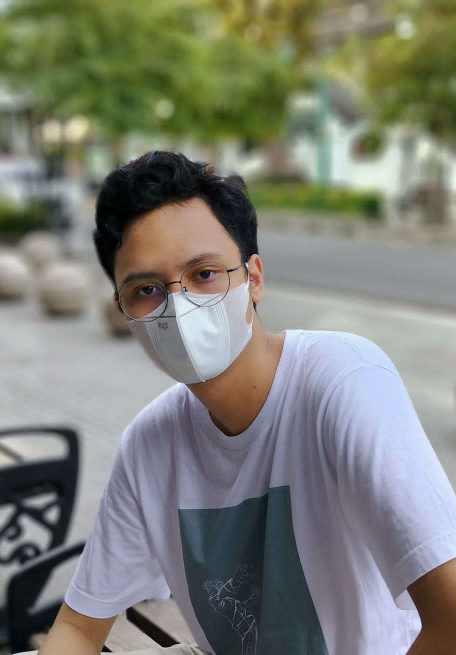
#> input picture Watermark/Farhan.jpg, 912 x 1310 px (shown at 1/2 size)
$ python watermark.py
#> lines starting #> are read from the running program, lines starting #| are printed output that depends on the picture
import numpy as np
import cv2

# Membuat watermark
def create_watermark(source_width, source_height, k_factor, seed):
    # Men-generate seed yang akan digunakan
    np.random.seed(seed)

    # Buat noise pattern
    watermark = np.random.randint(2, size=(source_width, source_height))
    watermark = watermark.astype(np.int16)

    # Lakukan mapping terhadap watermark yang dibuat
    # menjadi range -1...1
    watermark[watermark == 0] = -1

    # Kalikan watermark yang telah di-mapping dengan konstanta k
    watermark *= k_factor

    # Ubah watermark yang telah dibuat menjadi image
    watermark = np.array(watermark, dtype=np.int16)

    return watermark

# Meng-encode watermark ke dalam gambar
def encode_image(source, seed, k_factor):
    # Masukkan image yang akan diwatermark
#> called with source = 'Farhan.jpg', seed = 18221108, k_factor = 10
    source_img = source.split("/")[-1]

    # Ubah gambar menjadi grayscale (komponen Y dari gambar asli)
    processed_img = cv2.imread(source_img, cv2.IMREAD_GRAYSCALE)
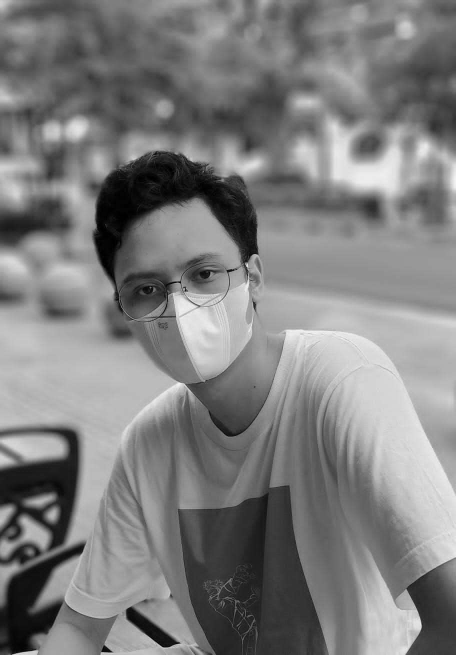
#> processed_img: shape (1310, 912) (shown at 1/2 size); min 0, max 255, mean 126.2
    processed_img = np.array(processed_img, dtype=np.int16)
    processed_img_width, processed_img_height = processed_img.shape[:2]
#> processed_img_width = 1310; processed_img_height = 912

    # Buat watermark
    watermark = create_watermark(processed_img_width, processed_img_height, k_factor, seed)

    # Tambahkan watermark ke dalam gambar
    watermarked_img = cv2.add(processed_img, watermark)

    # Kembalikan hasil gambar yang telah ditambahkan watermark
    return watermarked_img

# Mendeteksi watermark pada gambar
def detect_watermark(original_source, watermarked_source):
    # Masukkan gambar yang akan dideteksi
#> called with original_source = 'Farhan.jpg', watermarked_source = 'Farhan_Watermarked_10.png'
    original_img = cv2.imread(original_source, cv2.IMREAD_GRAYSCALE)
    watermarked_img = cv2.imread(watermarked_source, cv2.IMREAD_GRAYSCALE)

    # Cari perbedaan antara gambar asli dengan yang telah
    # ditambahkan watermark
    difference = cv2.absdiff(original_img, watermarked_img)
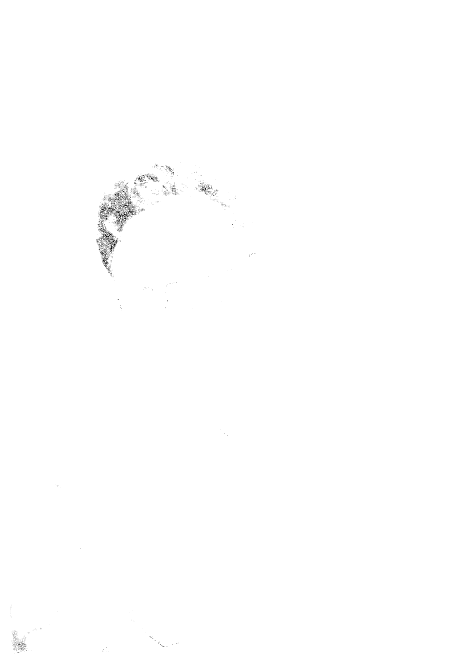
#> difference: shape (1310, 912) (shown at 1/2 size); min 0, max 10, mean 9.98; drawn with min black and max white
    total_difference = np.sum(difference)
#> total_difference = 11919263

    # Pasang threshold perbedaan
    threshold = 100000

    # Cek perbedaan total dengan threshold
    if total_difference > threshold:
        return "The image is watermarked"
    else:
        return "The image is not watermarked"


# Masukkan gambar yang akan diwatermark
watermarked_img = encode_image("Farhan.jpg", 18221108, 10)
# Menuliskan gambar yang telah diwatermark
cv2.imwrite("Farhan_Watermarked_10.png", watermarked_img)
# Membandingkan gambar yang asli dengan yang telah diwatermark
print(detect_watermark("Farhan.jpg", "Farhan_Watermarked_10.png"))
